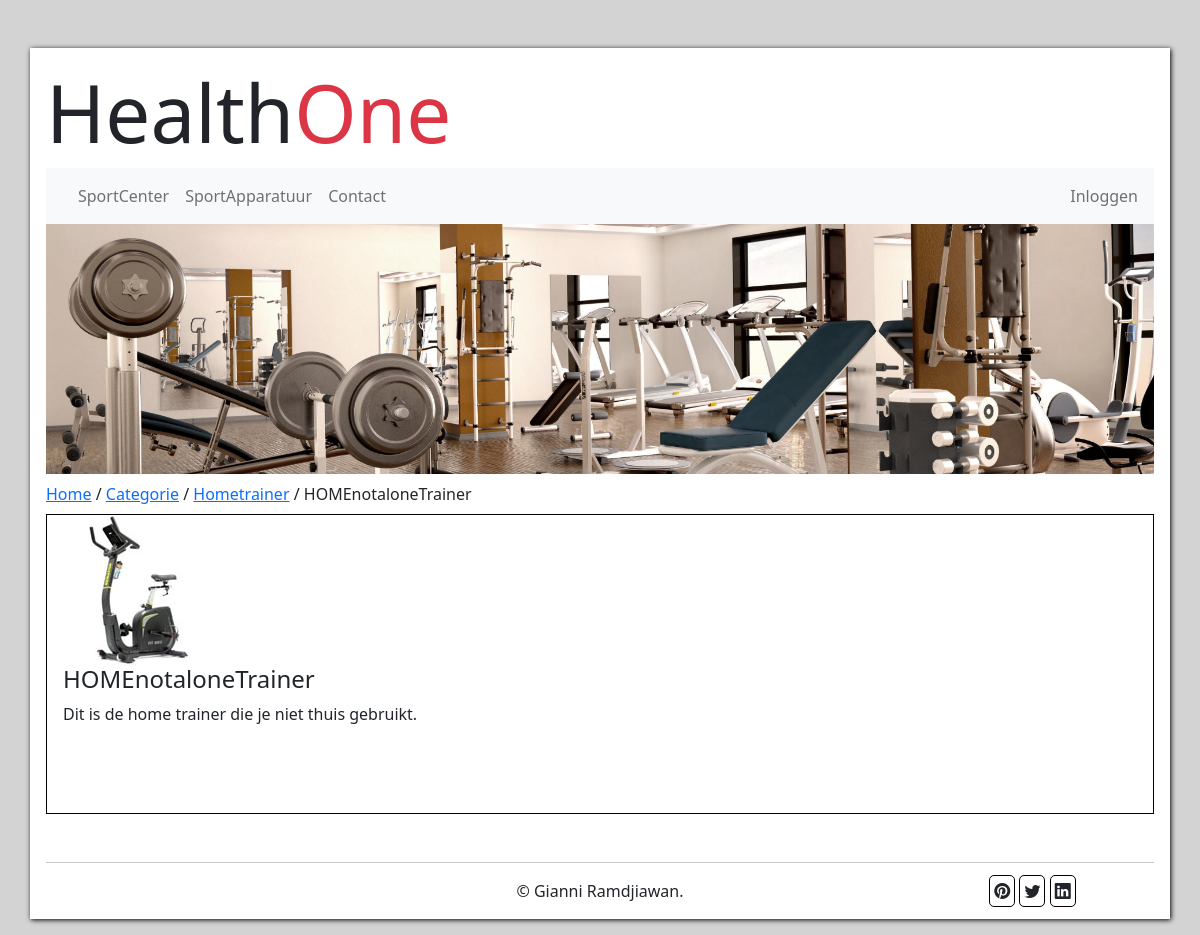
The app's page /apparatuur/product.php?id=3 with its own data.
### tables this page shows
CREATE TABLE `categorie` (
  `id` int(5) NOT NULL,
  `naam` varchar(50) NOT NULL,
  `foto` varchar(50) NOT NULL,
  `omschrijving` varchar(255) NOT NULL
);

CREATE TABLE `product` (
  `id` int(5) NOT NULL,
  `naam` varchar(50) NOT NULL,
  `foto` varchar(50) NOT NULL,
  `omschrijving` varchar(255) NOT NULL,
  `categorie_id` int(11) NOT NULL
);

### apparatuur/product.php (the view, shortened to what this page needs)
<?php
    include_once('../dbConnection.php');
    $producten = $db->prepare("SELECT * FROM product WHERE id = :id");
    $producten->bindParam("id", $_GET['id']);
    $producten->execute();
    $result = $producten->fetchAll(PDO::FETCH_ASSOC);
    foreach ($result as &$data) {
        $productNaam = $data['naam'];
        $id = $data['id'];
    }
    $categorie = $db->prepare("SELECT * FROM categorie WHERE id = :id");
    $categorie->bindParam("id", $_GET['id']);
    $categorie->execute();
    $result = $categorie->fetchAll(PDO::FETCH_ASSOC);
    foreach ($result as &$data) {
        $appratuur = $data['naam'];
    }
?>
<!DOCTYPE html>
<html lang="en">
    <head>
        <link href="https://cdn.jsdelivr.net/npm/bootstrap@5.2.0-beta1/dist/css/bootstrap.min.css" rel="stylesheet">
        <link rel="stylesheet" href="https://cdn.jsdelivr.net/npm/bootstrap-icons@1.8.2/font/bootstrap-icons.css">
        <link rel="stylesheet" href="../css/style.css">
    </head>
    <body>
        <div class='container container-xxl p-3 my-5'>
            <?php
            include_once('../templates/header.php');
            include_once('../templates/menu.php');
            include_once('../templates/banner.php');
            echo "
            <div class='row mt-2'>
                <div class='path mb-2'>
                    <a href='../index.php'>Home</a>
                    /
                    <a href='./categorieen.php'>Categorie</a>
                    /
                    <a href='./apparatuur.php?id=$id'>$appratuur</a>
                    /
                    $productNaam
                </div>
            </div>
            ";
            $producten = $db->prepare("SELECT * FROM product WHERE categorie_id = :id");
            $producten->bindParam("id", $_GET['id']);
            $producten->execute();
            $result = $producten->fetchAll(PDO::FETCH_ASSOC);
            foreach ($result as &$data) {
                echo "<div class='product px-3'>";
                echo "<img src='../img/".$data['foto']."' alt='".$data['naam']."' class='img-fluid'><br>";
                echo "<h4>".$data['naam']."</h4>";
                echo "<p>".$data['omschrijving']."</p> </a>";
                echo "</div>";
            }
            echo "<hr>";
            include_once('../templates/footer.php');
        ?>
    </div>
</body>
</html>

### css/style.css (style rules this page uses)
body { background-color: lightgrey; }
.container { background-color: white; box-shadow: 1px 1px 5px black; }
.product { border: 1px solid black; height: 300px; }

### records on screen
categorie: naam "Hometrainer"
product: naam "HOMEnotaloneTrainer", foto (picture), omschrijving "Dit is de home trainer die je niet thuis gebruikt."
